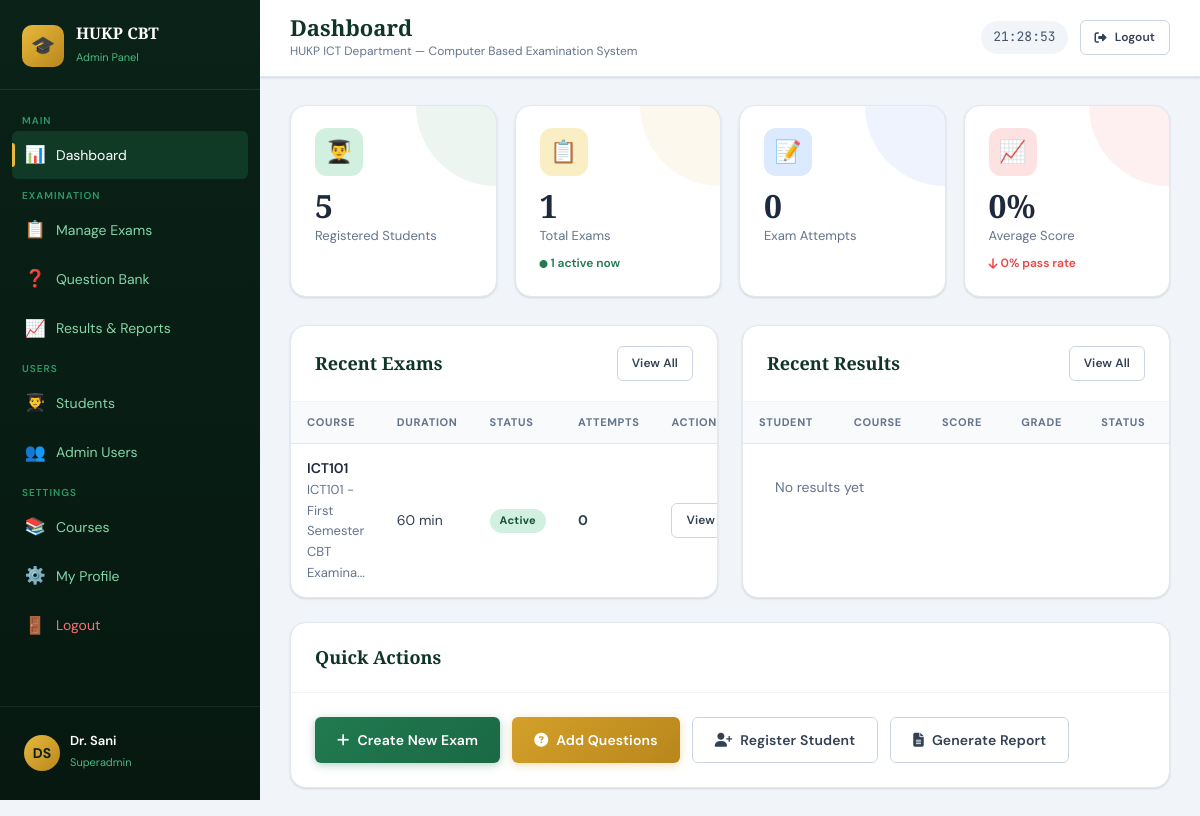
Page /admin/dashboard.php (signed in) on the committed database.
### tables this page shows
CREATE TABLE exams (
    id INT AUTO_INCREMENT PRIMARY KEY,
    course_id INT NOT NULL,
    exam_title VARCHAR(200) NOT NULL,
    instructions TEXT,
    duration_minutes INT NOT NULL DEFAULT 60,
    total_questions INT NOT NULL DEFAULT 40,
    pass_score INT NOT NULL DEFAULT 40,
    max_score INT NOT NULL DEFAULT 100,
    start_time DATETIME NULL,
    end_time DATETIME NULL,
    status ENUM('draft','active','closed') DEFAULT 'draft',
    shuffle_questions TINYINT(1) DEFAULT 1,
    shuffle_options TINYINT(1) DEFAULT 1,
    created_by INT NOT NULL,
    created_at TIMESTAMP DEFAULT CURRENT_TIMESTAMP,
    FOREIGN KEY (course_id) REFERENCES courses(id) ON DELETE CASCADE,
    FOREIGN KEY (created_by) REFERENCES admins(id)
);

CREATE TABLE courses (
    id INT AUTO_INCREMENT PRIMARY KEY,
    department_id INT NOT NULL,
    course_code VARCHAR(20) NOT NULL UNIQUE,
    course_title VARCHAR(200) NOT NULL,
    credit_units INT DEFAULT 2,
    created_at TIMESTAMP DEFAULT CURRENT_TIMESTAMP,
    FOREIGN KEY (department_id) REFERENCES departments(id) ON DELETE CASCADE
);

### includes/config.php (called while the page is built, shortened)
<?php
function sanitize(string $input): string {
    return htmlspecialchars(trim($input), ENT_QUOTES, 'UTF-8');
}

### admin/dashboard.php (the view, shortened to what this page needs)
<?php
require_once '../includes/config.php';
$db = getDB();
$totalStudents = $db->query("SELECT COUNT(*) FROM students WHERE is_active=1")->fetchColumn();
$totalExams    = $db->query("SELECT COUNT(*) FROM exams")->fetchColumn();
$activeExams   = $db->query("SELECT COUNT(*) FROM exams WHERE status='active'")->fetchColumn();
$totalResults  = $db->query("SELECT COUNT(*) FROM results")->fetchColumn();
$avgScore      = $db->query("SELECT AVG(percentage) FROM results")->fetchColumn() ?: 0;
$passRate      = $db->query("SELECT (COUNT(CASE WHEN status='pass' THEN 1 END)/COUNT(*))*100 FROM results")->fetchColumn() ?: 0;
$recentExams = $db->query("
    SELECT e.*, c.course_code, c.course_title,
           COUNT(DISTINCT r.id) AS attempts
    FROM exams e
    JOIN courses c ON e.course_id = c.id
    LEFT JOIN results r ON e.id = r.exam_id
    GROUP BY e.id
    ORDER BY e.created_at DESC LIMIT 6
")->fetchAll();
$recentResults = $db->query("
    SELECT r.*, s.full_name, s.reg_number, c.course_code
    FROM results r
    JOIN students s ON r.student_id = s.id
    JOIN exams e ON r.exam_id = e.id
    JOIN courses c ON e.course_id = c.id
    ORDER BY r.submitted_at DESC LIMIT 8
")->fetchAll();
include '../includes/admin_header.php';
?>
<div class="stats-grid">
  <div class="stat-card green">
    <div class="stat-icon green">👨‍🎓</div>
    <h3><?= number_format($totalStudents) ?></h3>
    <p>Registered Students</p>
  </div>
  <div class="stat-card gold">
    <div class="stat-icon gold">📋</div>
    <h3><?= number_format($totalExams) ?></h3>
    <p>Total Exams</p>
    <div class="stat-change up"><i class="fas fa-circle" style="font-size:8px;color:var(--green-500)"></i><?= $activeExams ?> active now</div>
  </div>
  <div class="stat-card blue">
    <div class="stat-icon blue">📝</div>
    <h3><?= number_format($totalResults) ?></h3>
    <p>Exam Attempts</p>
  </div>
  <div class="stat-card red">
    <div class="stat-icon red">📈</div>
    <h3><?= round($avgScore, 1) ?>%</h3>
    <p>Average Score</p>
    <div class="stat-change <?= $passRate >= 50 ? 'up' : 'down' ?>">
      <i class="fas fa-arrow-<?= $passRate >= 50 ? 'up' : 'down' ?>"></i> <?= round($passRate, 1) ?>% pass rate
    </div>
  </div>
</div>
<div style="display:grid;grid-template-columns:1fr 1fr;gap:24px">
<div class="card">
  <div class="card-header">
    <h3>Recent Exams</h3>
    <a href="exams.php" class="btn btn-outline btn-sm">View All</a>
  </div>
  <div class="table-wrap">
    <table>
      <thead>
        <tr>
          <th>Course</th>
          <th>Duration</th>
          <th>Status</th>
          <th>Attempts</th>
          <th>Action</th>
        </tr>
      </thead>
      <tbody>
        <?php foreach ($recentExams as $exam): ?>
        <tr>
          <td>
            <div style="font-weight:600;color:var(--slate-800)"><?= sanitize($exam['course_code']) ?></div>
            <div class="text-sm text-muted"><?= sanitize(substr($exam['exam_title'],0,35)) ?>...</div>
          </td>
          <td><?= $exam['duration_minutes'] ?> min</td>
          <td>
            <?php
            $badge = match($exam['status']) {
              'active' => 'badge-green', 'closed' => 'badge-slate', default => 'badge-gold'
            };
            ?>
            <span class="badge <?= $badge ?>"><?= ucfirst($exam['status']) ?></span>
          </td>
          <td><strong><?= $exam['attempts'] ?></strong></td>
          <td>
            <a href="exam_detail.php?id=<?= $exam['id'] ?>" class="btn btn-outline btn-sm">View</a>
          </td>
        </tr>
        <?php endforeach; ?>
      </tbody>
    </table>
  </div>
</div>
<div class="card">
  <div class="card-header">
    <h3>Recent Results</h3>
    <a href="results.php" class="btn btn-outline btn-sm">View All</a>
  </div>
  <div class="table-wrap">
    <table>
      <thead>
        <tr>
          <th>Student</th>
          <th>Course</th>
          <th>Score</th>
          <th>Grade</th>
          <th>Status</th>
        </tr>
      </thead>
      <tbody>
        <?php if (empty($recentResults)): ?>
        <tr><td colspan="5" class="text-center text-muted" style="padding:32px">No results yet</td></tr>
        <?php endif; ?>
      </tbody>
    </table>
  </div>
</div>
</div>
<div style="margin-top:24px" class="card">
  <div class="card-header"><h3>Quick Actions</h3></div>
  <div class="card-body" style="display:flex;gap:12px;flex-wrap:wrap">
    <a href="exam_create.php" class="btn btn-primary"><i class="fas fa-plus"></i> Create New Exam</a>
    <a href="questions.php" class="btn btn-gold"><i class="fas fa-question-circle"></i> Add Questions</a>
    <a href="students.php?action=add" class="btn btn-outline"><i class="fas fa-user-plus"></i> Register Student</a>
    <a href="results.php" class="btn btn-outline"><i class="fas fa-file-alt"></i> Generate Report</a>
  </div>
</div>
<?php include '../includes/admin_footer.php'; ?>

### rows in the picture
exams: course.course_code "ICT101", exam_title "ICT101 - First Semester CBT Examina", duration_minutes "60", status "Active", attempts "0"

### other values in the picture
$initials "DS"
$adminRole "Superadmin"
$pageTitle "Dashboard"
$pageSubtitle "HUKP ICT Department — Computer Based Examination System"
$totalStudents "5"
$totalExams "1"
$activeExams "1"
$totalResults "0"
$avgScore "0"
$passRate "0"
